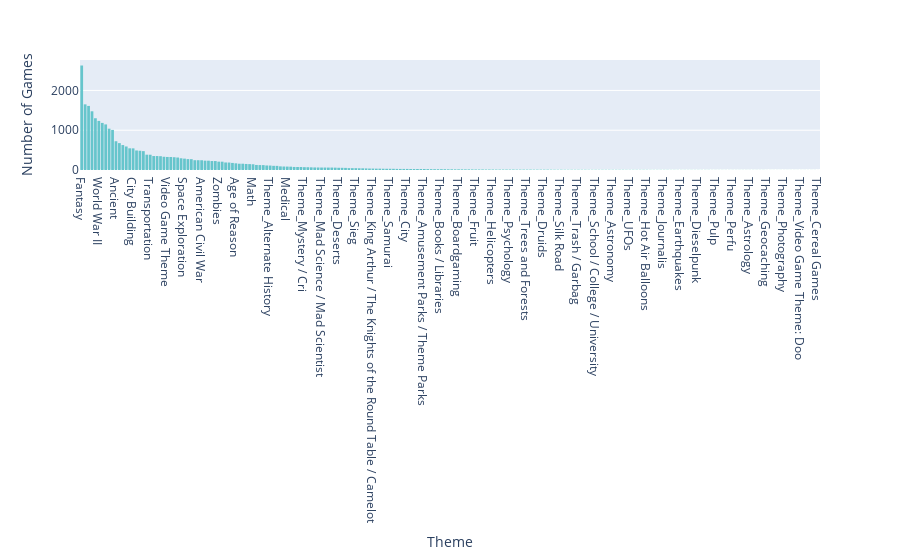

Here is the notebook cell this chart was saved with:
### Code cell
themes_series = themes_series.sort_values(ascending=False)
fig = px.histogram(themes_series, x= themes_series.index, y=themes_series, color_discrete_sequence = color_pallete)

fig.update_layout(
    xaxis_title_text='Theme', # xaxis label
    yaxis_title_text='Number of Games', # yaxis label
)

fig.show()

### Figure 1 — Plotly figure (JSON) as saved in the notebook; plotly's stock layout.template omitted (floating-point values rounded to 4 significant figures; data arrays with more than 128 entries replaced by an {"elided": "..."} marker saying what was removed)
{"data": [{"alignmentgroup": "True", "bingroup": "x", "histfunc": "sum", "hovertemplate": "index=%{x}<br>sum of y=%{y}<extra></extra>", "legendgroup": "", "marker": {"color": "rgb(102, 197, 204)", "pattern": {"shape": ""}}, "name": "", "offsetgroup": "", "orientation": "v", "showlegend": false, "type": "histogram", "x": {"elided": "217 str values"}, "xaxis": "x", "y": {"elided": "217 int values"}, "yaxis": "y"}], "layout": {"barmode": "relative", "legend": {"tracegroupgap": 0}, "margin": {"t": 60}, "xaxis": {"anchor": "y", "domain": [0, 1], "title": {"text": "Theme"}}, "yaxis": {"anchor": "x", "domain": [0, 1], "title": {"text": "Number of Games"}}}}
